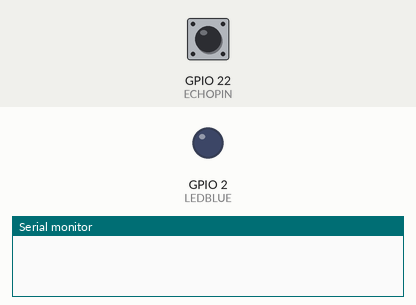
Simulated run of this sketch. Board: ESP32. On the bench: output pins drawn as LEDs (lit = HIGH), the last lines printed to the serial monitor. The test bench sets the inputs (shaded band); at power-on: GPIO 22 (ECHOPIN) LOW. WiFi joins after 1.5 s; servers stay silent unless stated; random numbers use the default seed unless the sketch sets one; no MQTT or app messages arrive unless stated; pins used as bus, display or sensor lines are not drawn.

Above: at 0.0 s.
At 22.1 s:
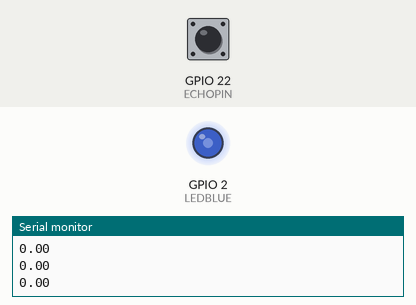
22.2 s: GPIO 22 (ECHOPIN) pulsed HIGH 2 times (0.12 s each, 0.3 s apart)
At 23.1 s:
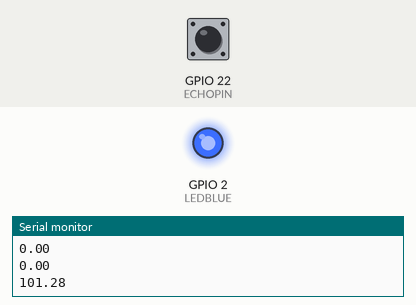
Timing chart, 0 to 64.3 s (numbered marks = the images above; inputs shaded):
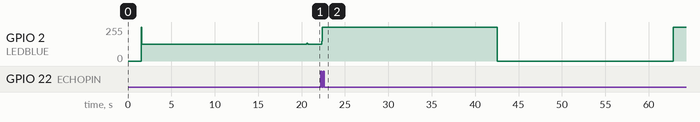

The sketch:

DistanceSensorFinal.ino
```cpp
// lab7 andy freshnock
#include <WiFi.h>
#include <PubSubClient.h>
#include <ArduinoJson.h>

const char* ssid = "ece631Lab";
const char* password = "esp32!IOT!";
const char* mqtt_server = "144.126.217.239";

WiFiClient espClient;
PubSubClient client(espClient);

unsigned long lastMsg = 0;
#define MSG_BUFFER_SIZE  (50)
char msg[MSG_BUFFER_SIZE];


#define PWM_FREQ 16
#define PWM_CHANNEL 0
#define PWM_RES 8
#define PWM_DUTY 1
#define TRIGPIN 23
#define ECHOPIN 22
#define SEND_TIME 1000
#define TIMECLAMP 0xFFFFFFFF

#define WINDOW_SIZE 16

#define LEDBLUE 2

uint64_t CurrentMillis = 0;
uint64_t OldMillis = 0;
uint64_t OldMikes = 0;
uint64_t CurrentMikes = 0;
uint16_t windowIndex = 0;
uint64_t windowAvg[WINDOW_SIZE];
int64_t windowSum = 0;

  double distanceOutput = 0;
  bool LEDState;
  int LEDMillis=0;

JsonDocument jDoc;

void EchoInterrupt(){
  //do things
  uint64_t now = micros();
  int trigger = digitalRead(ECHOPIN);
  if(trigger == 1 ){
    OldMikes = now %TIMECLAMP;
  }else{ // trigger = 0
    CurrentMikes = now % TIMECLAMP;
    uint64_t echoTime = ( CurrentMikes - OldMikes + TIMECLAMP) % TIMECLAMP; //
    windowSum -= windowAvg[windowIndex]; // subtract old value
    windowSum += echoTime; // add new value
    windowAvg[windowIndex] = echoTime;  // add new value to array
    windowIndex= (windowIndex+1) % WINDOW_SIZE;
  }

}

void setup_wifi() {

  delay(10);
  // We start by connecting to a WiFi network
  Serial.println();
  Serial.print("Connecting to ");
  Serial.println(ssid);

  WiFi.mode(WIFI_STA);
  WiFi.begin(ssid, password);

  while (WiFi.status() != WL_CONNECTED) {
    delay(500);
    Serial.print(".");
  }

  randomSeed(micros());

  Serial.println("");
  Serial.println("WiFi connected");
  Serial.println("IP address: ");
  Serial.println(WiFi.localIP());
}


void reconnect() {
  // Loop until we're reconnected
  while (!client.connected()) {
    Serial.print("Attempting MQTT connection...");
    // Create a random client ID
    String clientId = "ESP8266Client-";
    clientId += String(random(0xffff), HEX);
    // Attempt to connect
    if (client.connect(clientId.c_str())) {
      Serial.println("connected");
      // Once connected, publish an announcement...
      client.publish("outTopic", "hello world");
      // ... and resubscribe
      client.subscribe("ece631/Lab5/LED/Action/");
    } else {
      Serial.print("failed, rc=");
      Serial.print(client.state());
      Serial.println(" try again in 5 seconds");
      // Wait 5 seconds before retrying
      delay(5000);
    }
  }
}


void setup() {
  //mqtt
  setup_wifi();
  client.setServer(mqtt_server, 1883);
  // put your setup code here, to run once:
  ledcSetup(PWM_CHANNEL, PWM_FREQ, PWM_RES);
  ledcAttachPin(TRIGPIN, PWM_CHANNEL);
  ledcWrite(PWM_CHANNEL, PWM_DUTY);
  attachInterrupt(digitalPinToInterrupt(ECHOPIN), EchoInterrupt, CHANGE);
  Serial.begin(115200);

  pinMode(LEDBLUE, OUTPUT);
  digitalWrite(LEDBLUE, HIGH);
}

void loop() {
  // do mqtt thingys
    if (!client.connected()) {
    reconnect();
  }
  client.loop();

  //lab7 logic


  CurrentMillis = millis() % 0xFFFF;
  distanceOutput = (windowSum / (float)WINDOW_SIZE) * 0.0135039; // calc avg and inches

  if ( ( CurrentMillis - OldMillis + 0xFFFF) % 0xFFFF >= SEND_TIME) {  //print every second
    OldMillis = CurrentMillis;

    Serial.println(distanceOutput);
    jDoc["Distance"] = distanceOutput;
    jDoc["Unit"] = "Inches";
    if(distanceOutput <= 5) jDoc["Color"] = "https://upload.wikimedia.org/wikipedia/commons/b/b9/Solid_red.png";
    else if(distanceOutput >= 15) jDoc["Color"] = "https://upload.wikimedia.org/wikipedia/commons/thumb/e/ec/Green_dark_square.jpg/220px-Green_dark_square.jpg";
    else jDoc["Color"] = "https://htmlcolorcodes.com/assets/images/colors/amber-color-solid-background-1920x1080.png";
    char output [256];
    serializeJson(jDoc, output);
    client.publish("ece631/Lab7/Distance/SensorID/0", output);
  }

  CurrentMillis = millis() % 0xFFFF;
  if (( CurrentMillis - LEDMillis + 0xFFFF) % 0xFFFF >= distanceOutput * 100) {
    LEDMillis = CurrentMillis;
    LEDState = LEDState ^ HIGH;
    digitalWrite(LEDBLUE, LEDState);
  }

}
```
